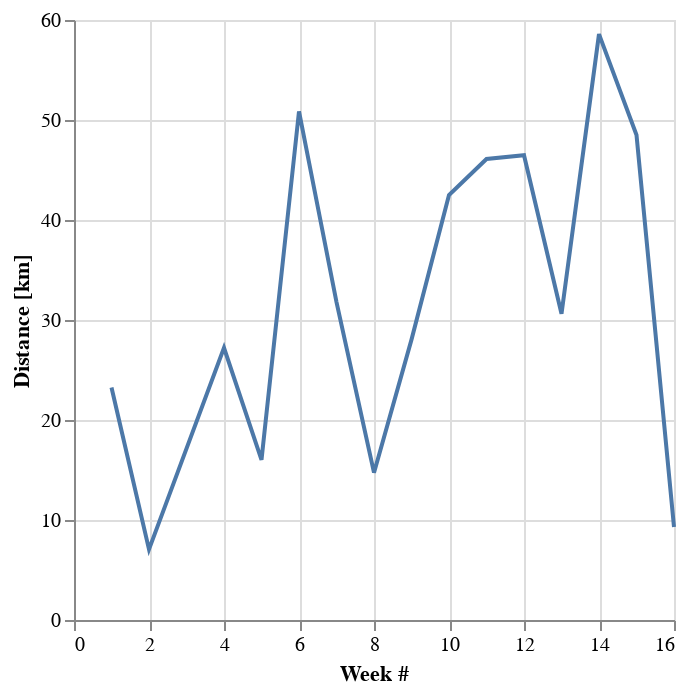

Notebook cell for this chart:
### Code cell
# Weekly summary view
weekly_summary_view = alt.Chart(weekly_dash).mark_line().encode(
    alt.X('week:Q', title='Week #'),
    alt.Y('distance:Q', title='Distance [km]')
)

weekly_summary_view

### Figure 1 — Vega-Lite specification as saved in the notebook (floating-point values rounded to 4 significant figures)
{"usermeta": {"embedOptions": {"theme": "dark"}}, "config": {"view": {"continuousWidth": 300, "continuousHeight": 300}}, "data": {"name": "data-a466e2a049aab212d30d7f86b57b9e26"}, "mark": {"type": "line"}, "encoding": {"x": {"field": "week", "title": "Week #", "type": "quantitative"}, "y": {"field": "distance", "title": "Distance [km]", "type": "quantitative"}}, "$schema": "https://vega.github.io/schema/vega-lite/v5.16.3.json", "datasets": {"data-a466e2a049aab212d30d7f86b57b9e26": [{"distance": 23.24, "moving_time": 134.9, "total_elevation_gain": 127.7, "average_speed": 5.905, "average_heartrate": 160.4, "kudos_count": 33, "week": 1}, {"distance": 7.061, "moving_time": 38.75, "total_elevation_gain": 61.8, "average_speed": 5.888, "average_heartrate": 147.4, "kudos_count": 11, "week": 2}, {"distance": 27.21, "moving_time": 156.0, "total_elevation_gain": 258.8, "average_speed": 5.688, "average_heartrate": 162.4, "kudos_count": 29, "week": 4}, {"distance": 16.02, "moving_time": 98.23, "total_elevation_gain": 165.1, "average_speed": 6.094, "average_heartrate": 155.2, "kudos_count": 26, "week": 5}, {"distance": 50.86, "moving_time": 285.6, "total_elevation_gain": 378.8, "average_speed": 5.533, "average_heartrate": 163.8, "kudos_count": 39, "week": 6}, {"distance": 31.79, "moving_time": 177.7, "total_elevation_gain": 232.7, "average_speed": 5.879, "average_heartrate": 143.3, "kudos_count": 22, "week": 7}, {"distance": 14.73, "moving_time": 85.57, "total_elevation_gain": 99.8, "average_speed": 5.802, "average_heartrate": 152.8, "kudos_count": 17, "week": 8}, {"distance": 28.04, "moving_time": 164.1, "total_elevation_gain": 175.6, "average_speed": 5.856, "average_heartrate": 159.1, "kudos_count": 21, "week": 9}, {"distance": 42.49, "moving_time": 226.5, "total_elevation_gain": 206.8, "average_speed": 5.298, "average_heartrate": 167.0, "kudos_count": 39, "week": 10}, {"distance": 46.1, "moving_time": 252.6, "total_elevation_gain": 380.3, "average_speed": 5.442, "average_heartrate": 161.0, "kudos_count": 45, "week": 11}, {"distance": 46.48, "moving_time": 252.9, "total_elevation_gain": 380.3, "average_speed": 5.447, "average_heartrate": 159.6, "kudos_count": 83, "week": 12}, {"distance": 30.63, "moving_time": 167.2, "total_elevation_gain": 189.9, "average_speed": 5.437, "average_heartrate": 163.8, "kudos_count": 39, "week": 13}, {"distance": 58.59, "moving_time": 321.8, "total_elevation_gain": 226.0, "average_speed": 5.625, "average_heartrate": 164.5, "kudos_count": 49, "week": 14}, {"distance": 48.5, "moving_time": 268.1, "total_elevation_gain": 397.4, "average_speed": 5.538, "average_heartrate": 162.1, "kudos_count": 69, "week": 15}, {"distance": 9.297, "moving_time": 54.03, "total_elevation_gain": 59.5, "average_speed": 5.811, "average_heartrate": 160.9, "kudos_count": 20, "week": 16}]}}
